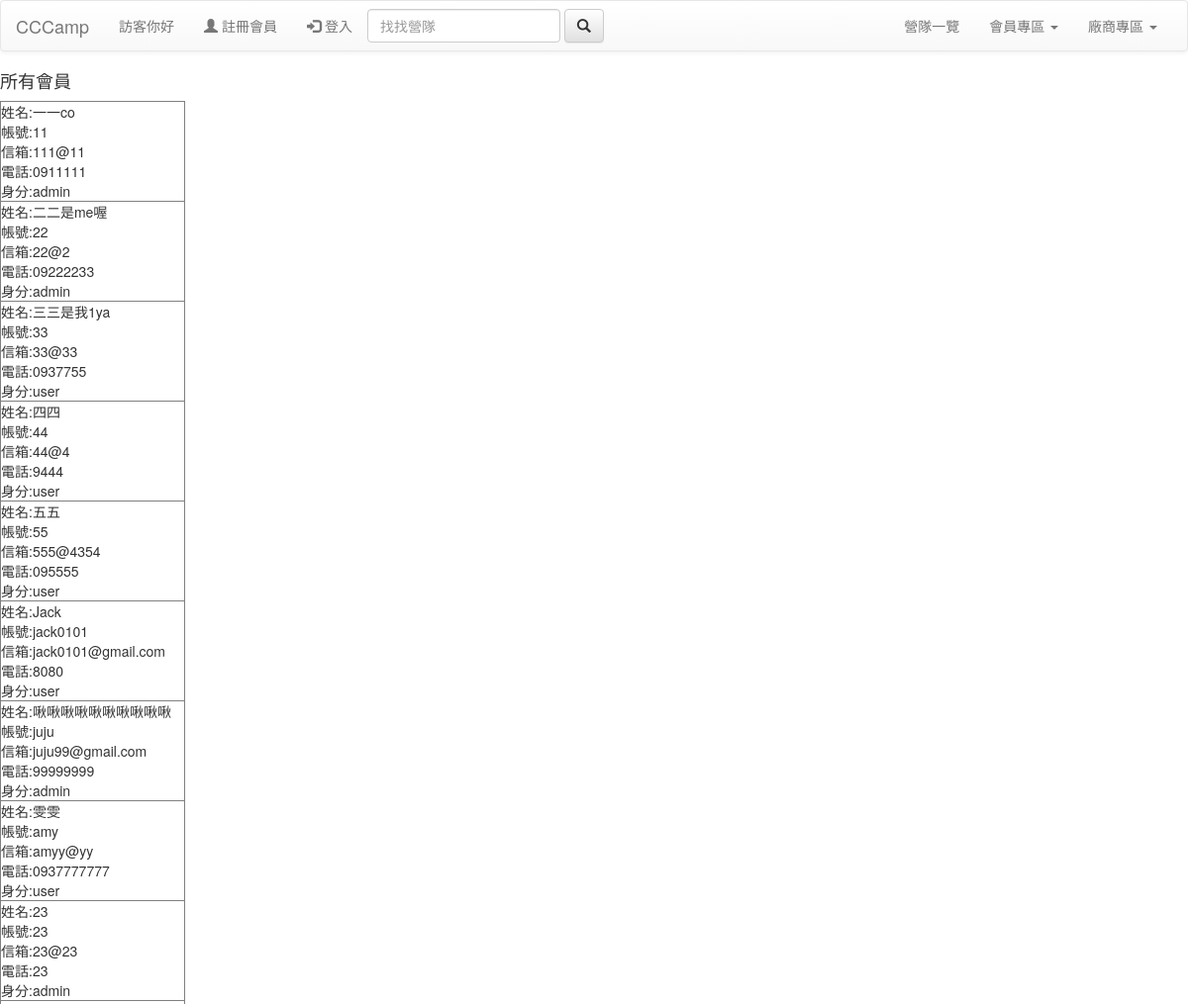
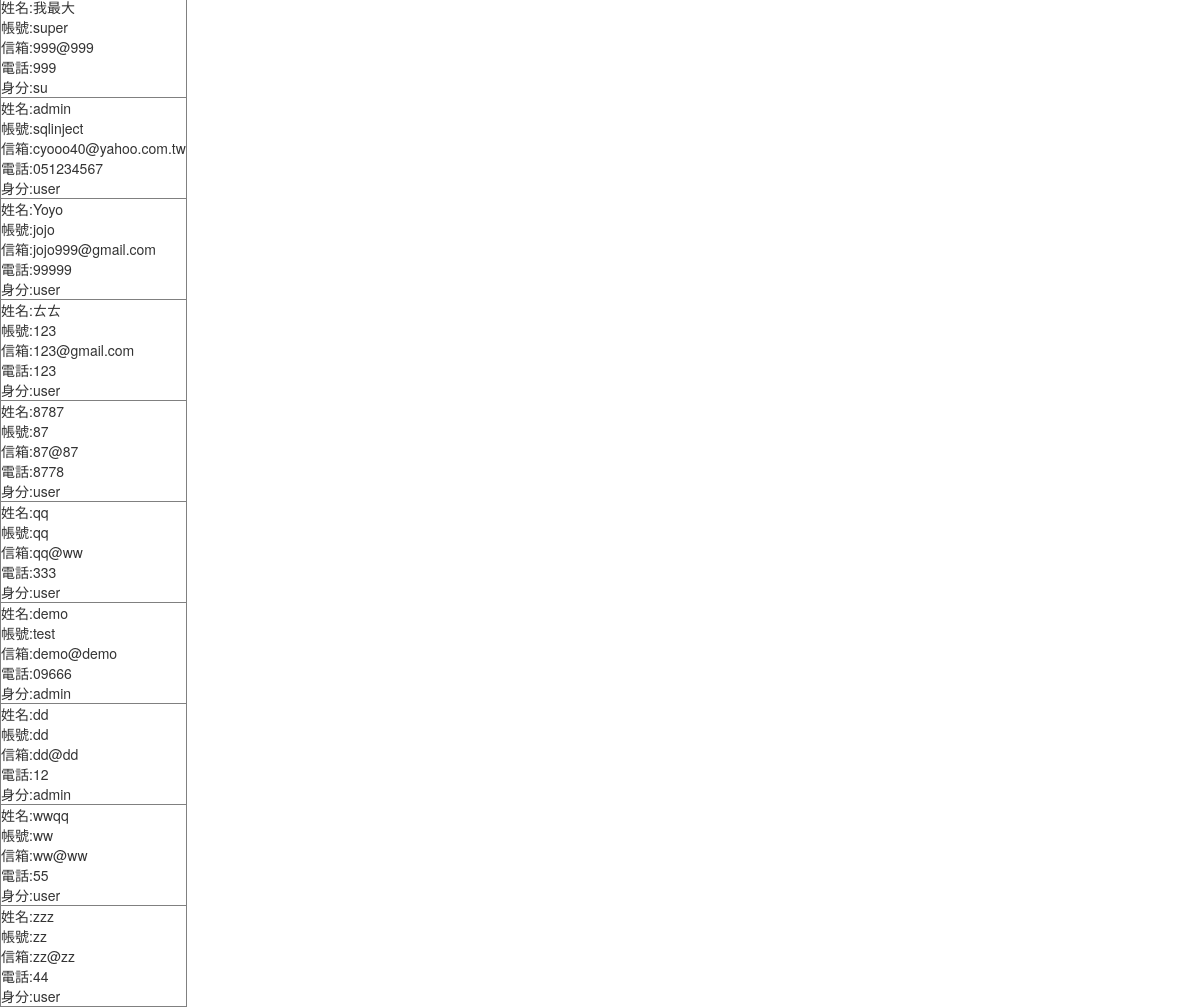
The app's page /suuser.php with its own data (2 pictures, top to bottom).
### tables this page shows
CREATE TABLE `user` (
  `u_code` int(10) NOT NULL,
  `u_id` varchar(10) NOT NULL,
  `u_pwd` varchar(15) NOT NULL,
  `u_name` varchar(10) NOT NULL,
  `u_phone` varchar(10) DEFAULT NULL,
  `u_email` varchar(100) DEFAULT NULL,
  `u_auth` enum('user','admin','su') NOT NULL
);

### suuser.php (the view, shortened to what this page needs)
<!DOCTYPE html>
<html lang="en">
<head>
    <link rel="stylesheet" href="https://maxcdn.bootstrapcdn.com/bootstrap/3.3.7/css/bootstrap.min.css">
    <link rel="stylesheet" href="https://maxcdn.bootstrapcdn.com/bootstrap/3.3.7/css/bootstrap-theme.min.css">
</head>
<body>
        <?php include "header.php";
        include "dbconnect.php"; ?>
    <?php
echo"<h4>所有會員</h4>";
$result=mysqli_query($link,"SELECT * FROM user ;");
echo "<table border=1>";
while($row=mysqli_fetch_assoc($result)){
echo"<tr>";
echo "<td>";
echo "姓名:".$row["u_name"]."<br>";
echo "帳號:".$row["u_id"]."<br>";
echo "信箱:".$row["u_email"]."<br>";
echo "電話:".$row["u_phone"]."<br>";
echo "身分:".$row["u_auth"]."<br>";
echo "</td>";
}
       ?>
</body>
</html>

### records on screen
user: u_name "一一co", u "11", u_email "111@11", u_phone "0911111", u_auth "admin"
user: u_name "二二是me喔", u "22", u_email "22@2", u_phone "09222233", u_auth "admin"
user: u_name "三三是我1ya", u "33", u_email "33@33", u_phone "0937755", u_auth "user"
user: u_name "四四", u "44", u_email "44@4", u_phone "9444", u_auth "user"
user: u_name "五五", u "55", u_email "555@4354", u_phone "095555", u_auth "user"
user: u_name "Jack", u "jack0101", u_email "jack0101@gmail.com", u_phone "8080", u_auth "user"
user: u_name "啾啾啾啾啾啾啾啾啾啾", u "juju", u_email "juju99@gmail.com", u_phone "99999999", u_auth "admin"
user: u_name "雯雯", u "amy", u_email "amyy@yy", u_phone "0937777777", u_auth "user"
user: u_name "23", u "23", u_email "23@23", u_phone "23", u_auth "admin"
user: u_name "我最大", u "super", u_email "999@999", u_phone "999", u_auth "su"
user: u_name "admin", u "sqlinject", u_email "cyooo40@yahoo.com.tw", u_phone "051234567", u_auth "user"
user: u_name "Yoyo", u "jojo", u_email "jojo999@gmail.com", u_phone "99999", u_auth "user"
user: u_name "ㄊㄊ", u "123", u_email "123@gmail.com", u_phone "123", u_auth "user"
user: u_name "8787", u "87", u_email "87@87", u_phone "8778", u_auth "user"
user: u_name "qq", u "qq", u_email "qq@ww", u_phone "333", u_auth "user"
user: u_name "demo", u "test", u_email "demo@demo", u_phone "09666", u_auth "admin"
user: u_name "dd", u "dd", u_email "dd@dd", u_phone "12", u_auth "admin"
user: u_name "wwqq", u "ww", u_email "ww@ww", u_phone "55", u_auth "user"
user: u_name "zzz", u "zz", u_email "zz@zz", u_phone "44", u_auth "user"
